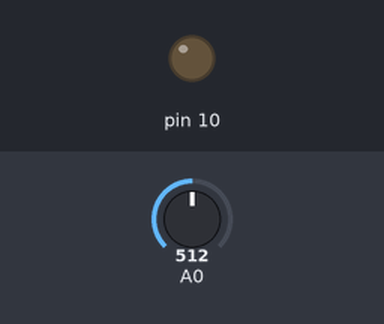
Simulated run of this sketch. Board: Arduino Uno, built with avr-gcc and run on an emulated ATmega328P. Shown: output pins drawn as LEDs (lit = HIGH). Inputs (shaded band) come from the test bench; at power-on: A0 = 512. What the sketch prints to the serial monitor is not drawn.

Above: at 1.2 s.
1.3 s: A0 set to 1004
2.8 s: A0 set to 1023
At 4.0 s:
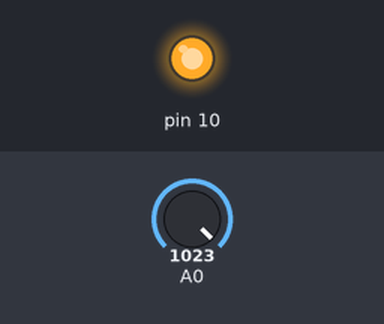
4.3 s: A0 set to 0
At 5.0 s:
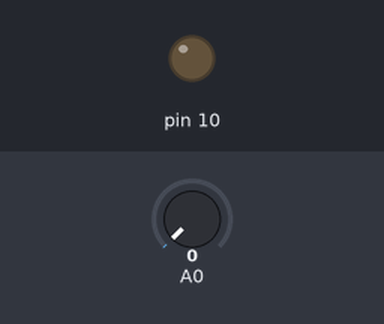
Timing chart, 0 to 7.3 s (numbered marks = the images above; inputs shaded):
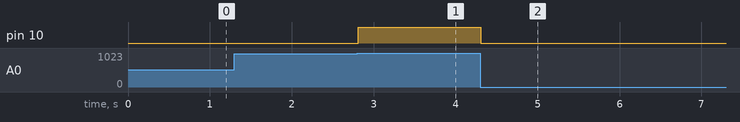

The sketch:

lab5-1.ino
```cpp
// C++ code
//
void setup()
{
  pinMode(10, OUTPUT);
  Serial.begin(9600);
}

void loop()
{
  int val = analogRead(A0);
  Serial.println(val);
  if(val == 0) //resist min
  {
     digitalWrite(10, LOW);
  }
  else if(val == 1023)//resist max
  {
     digitalWrite(10, HIGH);
  }
}
```

Measured:
- the behaviour switches between 1022 and 1023 on A0 (found by bisection; images 0 and 1)
- after the input at 2.8 s, pin 10: LOW → HIGH at once
- after the input at 4.3 s, pin 10: HIGH → LOW at once
